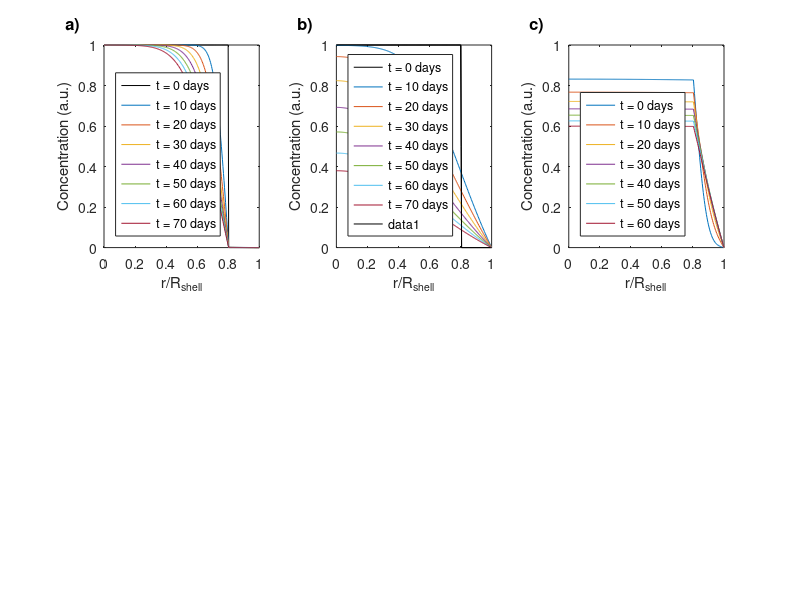

Reproduce this figure in MATLAB. (Note: this script raises an error after producing the figure.)
clear variables
clc

%% Core-limited diffusion
load("core_limited_diffusion.mat")

figure(56) %Figure S6
figname = 'figureS6';

%plot 7 different time steps
subplot(2,3,1)
plot(r,c(:,1),'k-')
hold on
plot(r,c(:,11),r,c(:,21),r,c(:,31),r,c(:,41),r,c(:,51),r,c(:,61),r,c(:,71))
xlabel("r/R_{shell}")
ylabel("Concentration (a.u.)")
legend("t = 0 days","t = 10 days", "t = 20 days", "t = 30 days", "t = 40 days","t = 50 days", "t = 60 days","t = 70 days",'location','southwest')
axis([0 1 0 1])


%% Balanced diffusion
load("balanced_diffusion.mat")

%plot 7 different time steps
subplot(2,3,2)
plot(r,c(:,1),'k-')
hold on
plot(r,c(:,11),r,c(:,21),r,c(:,31),r,c(:,41),r,c(:,51),r,c(:,61),r,c(:,71))
xlabel("r/R_{shell}")
ylabel("Concentration (a.u.)")
legend("t = 0 days","t = 10 days", "t = 20 days", "t = 30 days", "t = 40 days","t = 50 days", "t = 60 days","t = 70 days",'location','southwest')
axis([0 1 0 1])

%% Shell-limited diffusion
load("shell_limited_diffusion.mat")

%plot 7 different time steps
plot(r,c(:,1),'k-')
subplot(2,3,3)
hold on
plot(r,c(:,11),r,c(:,21),r,c(:,31),r,c(:,41),r,c(:,51),r,c(:,61),r,c(:,71))
box on
xlabel("r/R_{shell}")
ylabel("Concentration (a.u.)")
legend("t = 0 days","t = 10 days", "t = 20 days", "t = 30 days", "t = 40 days","t = 50 days", "t = 60 days","t = 70 days",'location','southwest')
axis([0 1 0 1])

labelstring = {'a)', 'b)', 'c)'};
for v = 1:3
    subplot(2,3,v)
    hold on
    text(-0.25, 1.1, labelstring(v)', 'Units', 'normalized', 'FontWeight', 'bold','FontSize', 12)
end

ScriptForExportingImages